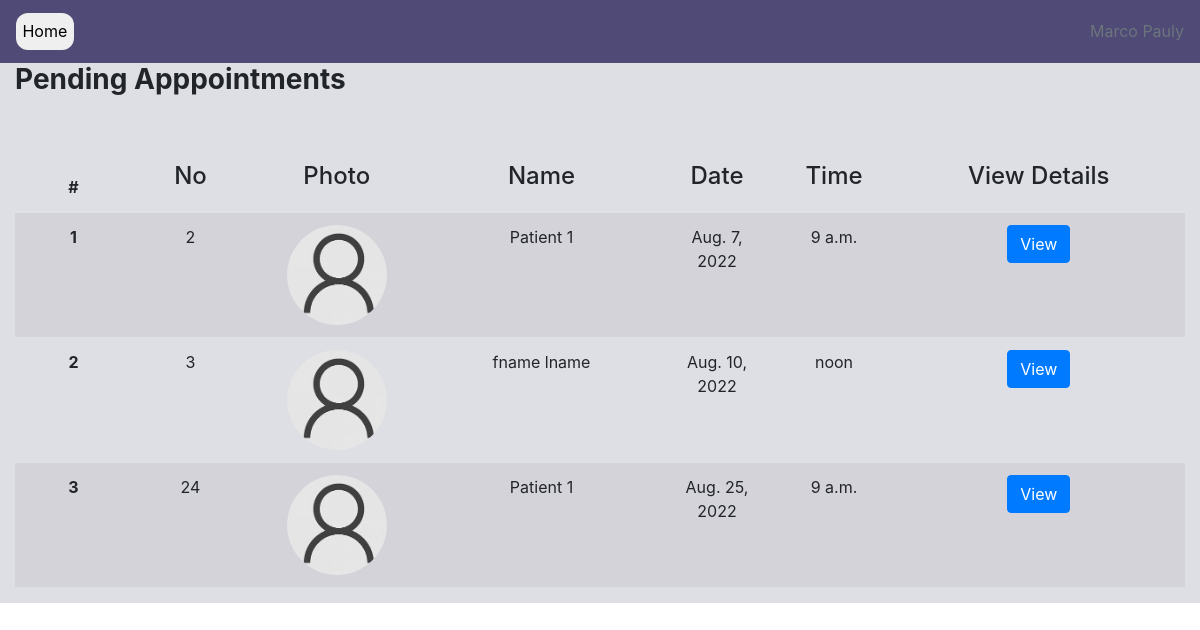
The page /doctor/pending-appointments (signed in) on the database as committed earlier.
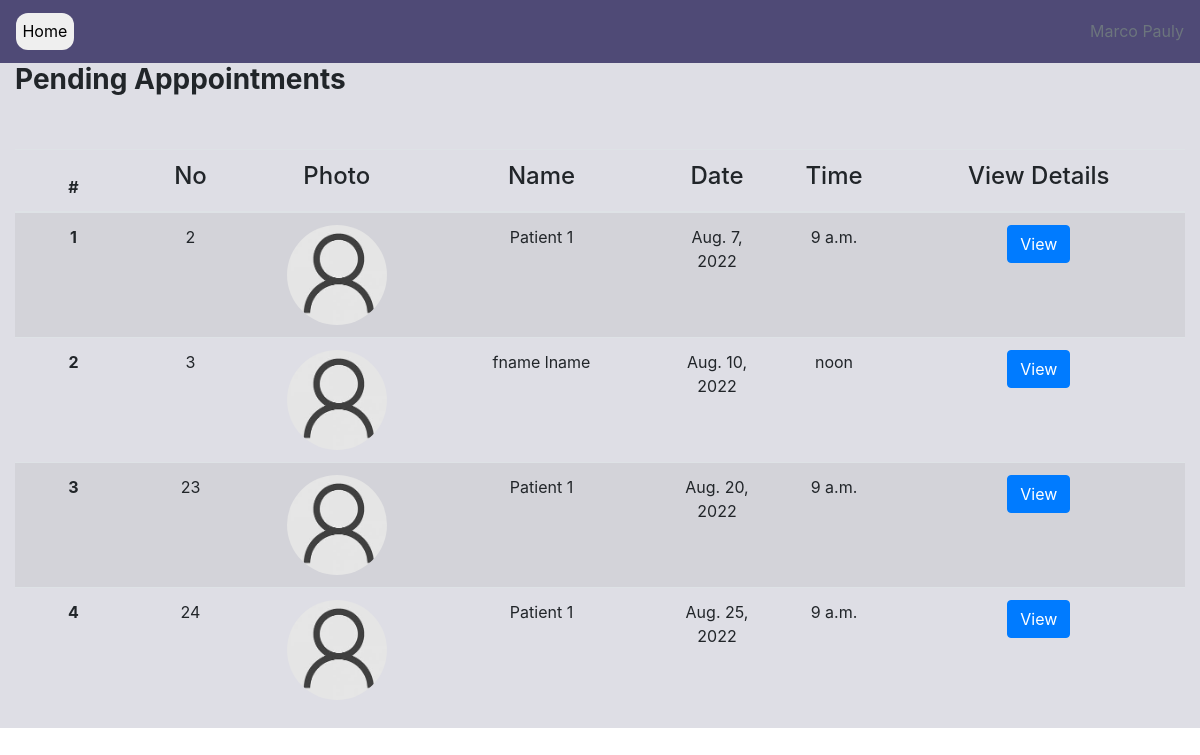
The same page on the database as committed later.
### accounts/models.py (models this page shows, shortened)
class User(AbstractUser):
    DOCTOR = 'D'
    PATIENT = 'P'
    USER_TYPES = [
        (DOCTOR, 'Doctor'),
        (PATIENT, 'Patient'),
    ]
    MALE = 'M'
    FEMALE = 'F'
    OTHER = 'O'
    PREFER_NOT_TO_SAY = 'N'
    GENDER = [
        (MALE, 'Male'),
        (FEMALE, 'Female'),
        (OTHER, 'Other'),
        (PREFER_NOT_TO_SAY, 'Prefer not to say')
    ]
    class Meta:
        db_table = 'user'
    user_type = models.CharField(choices=USER_TYPES, max_length=1, default=PATIENT)
    gender = models.CharField(choices=GENDER,  max_length=1, default=PREFER_NOT_TO_SAY)
    phone = PhoneNumberField(null=True, blank=True)
    def is_doctor(self):
        if self.user_type == 'D':
            return True
        return False

### appointment/models.py (models this page shows, shortened)
class Appointment(models.Model):
    TIME_SLOT = [
    (1, '9:00-10:00'),
    (2, '10:00-11:00'),
    (3, '11:00-12:00'),
    (4, '13:00-14:00'),
    ]
    doctor = models.ForeignKey(User,on_delete=models.CASCADE, limit_choices_to={'user_type': 'D'}, related_name='doctor')
    patient = models.ForeignKey(User,on_delete=models.CASCADE, limit_choices_to={'user_type': 'P'})
    date =  models.DateField()
    start_time = models.TimeField(null=True)
    end_time = models.TimeField(null=True)
    reason = models.TextField()
    status = models.BooleanField(default=False)
    class Meta:
        db_table = 'appointment'
        constraints = [
            models.UniqueConstraint(fields=['patient', 'doctor', 'date'], name='unique_booking')
        ]
        ordering = ['date', 'start_time']

### profiles/models.py (models this page shows, shortened)
class PatientProfile(models.Model):
    BLOOD_GROUPS = [
        ('O-', 'O-'),
        ('O+', 'O+'),
        ('A-', 'A-'),
        ('A+', 'A+'),
        ('B-', 'B-'),
        ('B+', 'B+'),
        ('AB-', 'AB-'),
        ('AB+', 'AB+'),
    ]
    class Meta:
        db_table = 'patient_profile'
    user = models.OneToOneField(
        User, on_delete=models.CASCADE, #profile deleted then patient deleted since one to one field
        primary_key=True, limit_choices_to={'user_type': 'P'},
        related_name='patprofile', #* related_name is used to give alternate name to the reverse relationship
        )
    profile_pic = models.ImageField(upload_to='images/profiles/patients', null=True, blank=True) #TODO Change directory to /images/patient/username
    dob = models.DateField(blank=True, null=True) #TODO -remove blank=True, null=True
    blood_group = models.CharField(max_length=3, choices=BLOOD_GROUPS)
    allergies = models.TextField(blank=True, null=True)

### appointment/views.py (the view)
# urls.py: path('doctor/pending-appointments', views.pending_appointments, {'status': False}, name='pending-appointment'), #* Pass extra option to function as dictionary
def pending_appointments(request, status):
    context = {}
    user = request.user
    if not user.is_doctor():
        return HttpResponse("NOT ALLOWED")
    appointments = Appointment.objects.filter(doctor=user, status=status)
    context = {'appointments':appointments, 'status':status} #* Status passed in to change heading of page (Completed/Pending)
    return render(request, 'pending-appointment.html', context=context)

### PMS/context_processors.py (called while the page is built)
def get_departments(request):
    departments = Department.objects.all()
    return {'departments': departments}

def get_time_slots(request):
    time_slot = Appointment.TIME_SLOT
    return {"time_slot": time_slot}

### appointment/templates/pending-appointment.html (shortened to what this page needs)
{% load static %}
<!DOCTYPE html>
<html>
    <head>
        <link rel="stylesheet" href="https://cdn.jsdelivr.net/npm/bootstrap@4.0.0/dist/css/bootstrap.min.css">
    </head>
    <body>
        {% include 'navbar-simple.html' %}
        <section style="height: auto;">
            <div class="container-fluid">
                <div class="row " style="background-color: #8889a347;">
                    {% if status %}
                    <div class="col-md-12" style="align-items: center;"><h3><b>Completed Apppointments</b></h3></div>
                    {% else %}
                    <div class="col-md-12" style="align-items: center;"><h3><b>Pending Apppointments</b></h3></div>
                    {% endif %}
                <br>
                <br>
                <br>
                    <div class="col-md-12 col-12" style="align-items: center;">
                        <table class="table table-striped">
                            <thead>
                              <tr>
                                <th scope="col" width="10%">#</th>
                                <th scope="col"  width="10%"><h4>No</h4></th>
                                <th scope="col" width="15%"><h4>Photo</h4></th>
                                <th scope="col" width="20%"><h4>Name</h4></th>
                                <th scope="col" width="10%"><h4>Date</h4></th>
                                <th scope="col" width="10%"><h4>Time</h4></th>
                                <th scope="col"><h4>View Details</h4></th>
                              </tr>
                            </thead>
                            <tbody>
{% for appointment in appointments %}
                                <tr>
                                    <th scope="row">{{forloop.counter}}</th>
                                    <td>{{appointment.id}}</td>
                                    <td>
                                        {%if appointment.patient.patprofile.profile_pic %}
                                            <img src="{{appointment.patient.patprofile.profile_pic.url}}" class="photo">
                                        {% else %}
                                            <img src="{% static 'images/default_pic.jpg' %}" class="photo">
                                        {% endif %}
                                    </td>
                                    <td>{{appointment.patient.get_full_name}}</td>
                                    <td>{{appointment.date}}</td>
                                    <td>{{appointment.start_time}}</td>
                                    <td>
                                        <form action="{% url 'appointment:view-appointment' %}" method="post">
                                            <button class="btn btn-primary" type="submit" name="id" value={{appointment.id}}>View</button>
                                        </form>
                                    </td>
                                </tr>
{% endfor %}
                            </tbody>
                          </table>
                    </div>
                </div>
            </div>
        </section>
    </body>
</html>

### templates/navbar-simple.html (shortened to what this page needs)
<nav class="navbar navbar-expand-lg bg-dark">
    <a class="navbar-brand" href="{% url 'accounts:home'%}">
      <button class="button">Home</button>
    </a>
        <ul class="navbar-nav ml-auto">
            <li class="nav-item">
                <p class="text-secondary mb-0">{{user.get_full_name}}</p>
            </li>
        </ul>
</nav>

### templates/navbar-simple.html (style rules this page uses)
.bg-dark { background-color: #4c4774fa !important; }
.button { border-radius: 12px; border: 2px; font-size: 1rem; padding: 0.4rem; }

### appointment/templates/pending-appointment.html (style rules this page uses)
table { margin-top: 14px; }
th, td { text-align: center; }
.photo { width: 100px; border-radius: 50%; }

Rows that differ between the two databases and show on the page:
now on this page (row edited): Appointment: id "23", patient.patprofile.profile_pic (placeholder picture), patient.get_full_name "Patient 1", date "Aug. 20, 2022", start_time "9 a.m."
